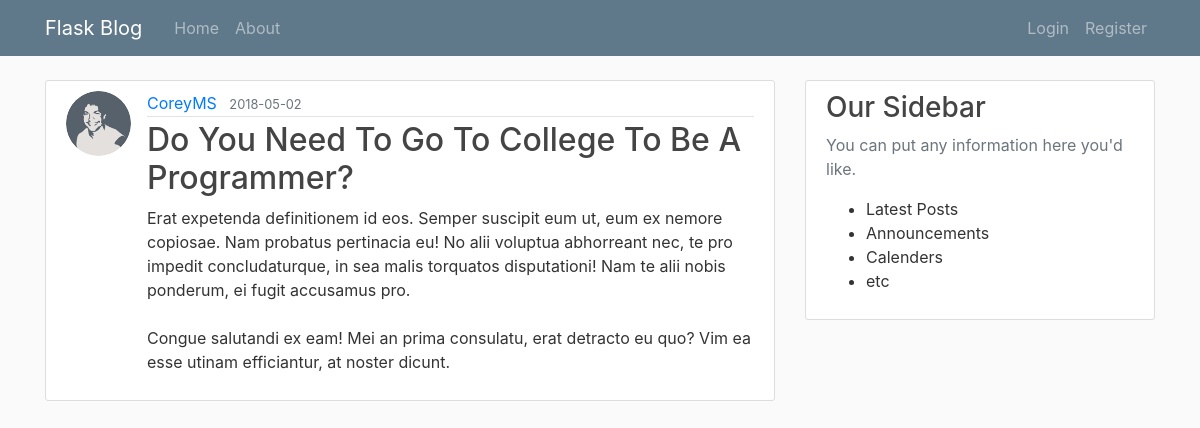
Screenshot of /post/26 with the database file from the repository.
### flaskblog/models.py (models this page shows, shortened)
class User(db.Model, UserMixin):
    id = db.Column(db.Integer, primary_key=True)
    username = db.Column(db.String(20), unique=True, nullable=False)
    email = db.Column(db.String(120), unique=True, nullable=False)
    image_file = db.Column(db.String(20), nullable=False, default='default.jpg')
    password = db.Column(db.String(60), nullable=False)
    posts = db.relationship('Post', backref='author', lazy=True)

class Post(db.Model):
    id = db.Column(db.Integer, primary_key=True)
    title = db.Column(db.String(100), nullable=False)
    date_posted = db.Column(db.DateTime, nullable=False, default=datetime.utcnow)
    content = db.Column(db.Text, nullable=False)
    user_id = db.Column(db.Integer, db.ForeignKey('user.id'), nullable=False)

### flaskblog/posts/routes.py (the view)
@posts.route("/post/<int:post_id>")
def post(post_id):
    post = Post.query.get_or_404(post_id)
    return render_template('post.html', title=post.title, post=post)

### flaskblog/templates/post.html (shortened to what this page needs)
{% extends "layout.html" %}
{% block content %}
<article class="media content-section">
    <img class="rounded-circle article-img"
        src="{{ url_for('static', filename='profile_pics/' + post.author.image_file) }}">
    <div class="media-body">
        <div class="article-metadata">
            <a class="mr-2" href="{{ url_for('users.user_posts', username=post.author.username)}}">{{ post.author.username }}</a>
            <small class="text-muted">{{ post.date_posted.strftime('%Y-%m-%d') }}</small>
        </div>
        <h2 class="article-title" >{{ post.title }}</h2>
        <p class="article-content">{{ post.content }}</p>
    </div>
</article>
{% endblock content %}

### flaskblog/static/main.css (style rules this page uses)
body { background: #fafafa; color: #333333; margin-top: 5rem; }
h1, h2, h3, h4, h5, h6 { color: #444444; }
.content-section { background: #ffffff; padding: 10px 20px; border: 1px solid #dddddd; border-radius: 3px; margin-bottom: 20px; }
.article-title { color: #444444; }
.article-content { white-space: pre-line; }
.article-img { height: 65px; width: 65px; margin-right: 16px; }
.article-metadata { padding-bottom: 1px; margin-bottom: 4px; border-bottom: 1px solid #e3e3e3 }

### rows the page displays
User: image_file (picture), author.username "CoreyMS"
Post: date_posted "2018-05-02", title "Do You Need To Go To College To Be A Programmer?", content "Erat expetenda definitionem id eos. Semper suscipit eum ut, eum ex nemore copiosae. Nam probatus pertinacia eu! No alii voluptua abhorreant nec, te pro impedit concludaturque, in sea malis torquatos disputationi! Nam te alii nobis ponderum, ei fugit accusamus pro. Congue salutandi ex eam! Mei an prima consulatu, erat detracto eu quo? Vim ea esse utinam efficiantur, at noster dicunt."
